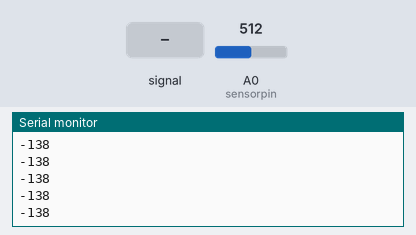
A sketch run on a simulated Arduino Uno, built with avr-gcc and run on an emulated ATmega328P. Parts: the last lines printed to the serial monitor. Inputs (shaded band) come from the test bench; at power-on: A0 (sensorpin) = 512.

Above: at 1.2 s.
1.3 s: A0 (sensorpin) fed a 200 Hz sine of ±81 counts around its level
At 2.0 s:
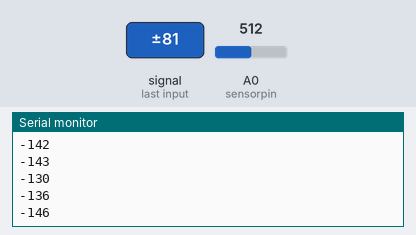
2.8 s: A0 (sensorpin) set to 716
At 3.5 s:
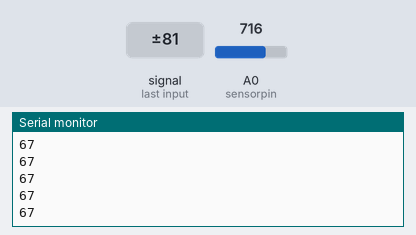
4.3 s: A0 (sensorpin) fed a 1000 Hz sine of ±255 counts around its level
At 5.2 s:
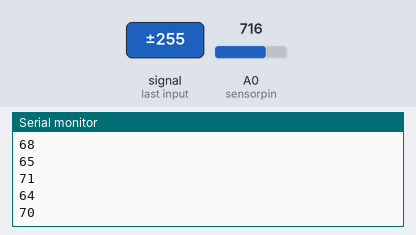
5.8 s: A0 (sensorpin) set to 900
At 6.4 s:
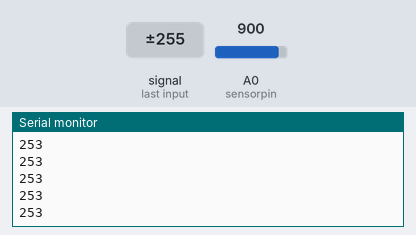
Timing chart, 0 to 8.3 s (numbered marks = the images above; inputs shaded):
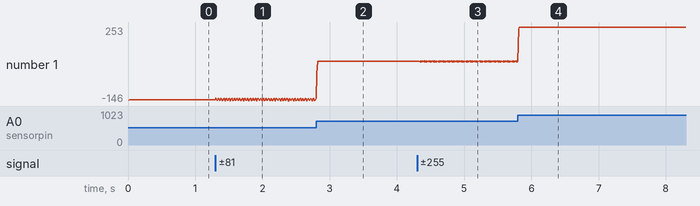

The sketch:

IR.ino
```cpp
//collects data from an analog sensor

int sensorpin = 0;                 // analog pin used to connect the sharp sensor
int val = 0;                 // variable to store the values from sensor(initially zero)
int maxSize = 100;
int stackSize = 0;
int stack = 0;

void setup()
{
  Serial.begin(9600);               // starts the serial monitor
}

void loop()
{
  val = analogRead(sensorpin);       // reads the value of the sharp sensor
  if(val > 0){
    if(stackSize < maxSize){
      stack += val;
      stackSize ++;
    }else{
      Serial.println(stack/maxSize);
      stack = 0;
      stackSize = 0;
      stack += val;
    }
  }
}
```

Measured:
- after the input at 1.3 s, the serial monitor: prints a new line at once (image 1)
- after the input at 2.8 s, the serial monitor: prints a new line at once (image 2)
- after the input at 4.3 s, the serial monitor: prints a new line at once (image 3)
- after the input at 5.8 s, the serial monitor: prints a new line at once (image 4)
- plotted number 1: -138 → -130 after the input at 1.3 s, -130 → 67 after the input at 2.8 s, 67 → 71 after the input at 4.3 s, 71 → 253 after the input at 5.8 s
